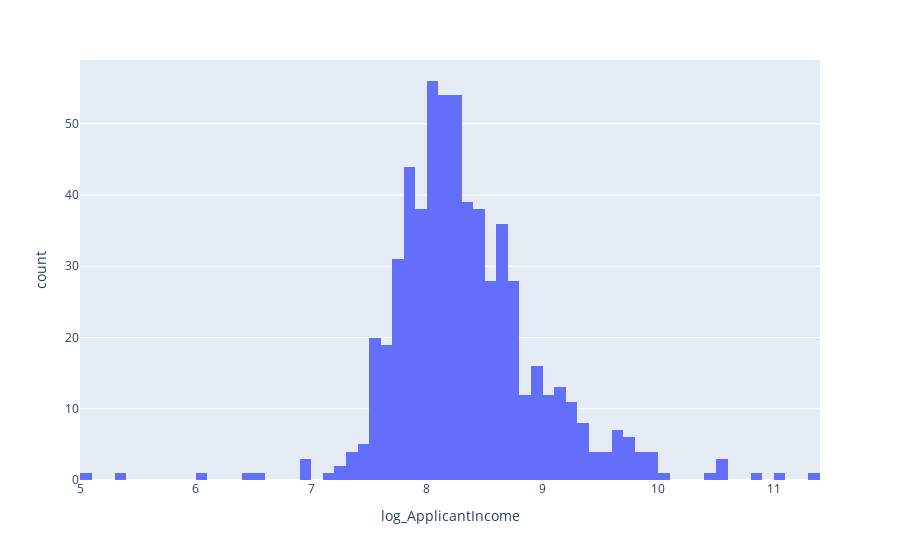

This figure's notebook cell:
### Code cell
px.histogram(df, x= "log_ApplicantIncome")

### Figure 1 — Plotly figure (JSON) as saved in the notebook; plotly's stock layout.template omitted (floating-point values rounded to 4 significant figures; data arrays with more than 128 entries replaced by an {"elided": "..."} marker saying what was removed)
{"data": [{"alignmentgroup": "True", "bingroup": "x", "hovertemplate": "log_ApplicantIncome=%{x}<br>count=%{y}<extra></extra>", "legendgroup": "", "marker": {"color": "#636efa", "pattern": {"shape": ""}}, "name": "", "offsetgroup": "", "orientation": "v", "showlegend": false, "type": "histogram", "x": {"elided": "614 float values"}, "xaxis": "x", "yaxis": "y"}], "layout": {"barmode": "relative", "legend": {"tracegroupgap": 0}, "margin": {"t": 60}, "xaxis": {"anchor": "y", "domain": [0, 1], "title": {"text": "log_ApplicantIncome"}}, "yaxis": {"anchor": "x", "domain": [0, 1], "title": {"text": "count"}}}}
